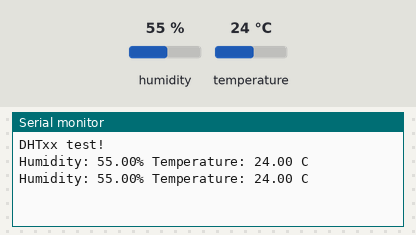
A sketch run on a simulated Arduino Uno, built with avr-gcc and run on an emulated ATmega328P. Parts: the last lines printed to the serial monitor. The inputs (shaded band) are chosen by the test bench; at power-on: humidity 55 %, temperature 24 °C.

Above: at 4.8 s.
4.9 s: humidity set to 22 %
At 7.5 s:
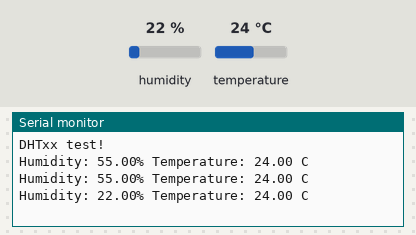
7.9 s: temperature set to 12 °C
At 8.7 s:
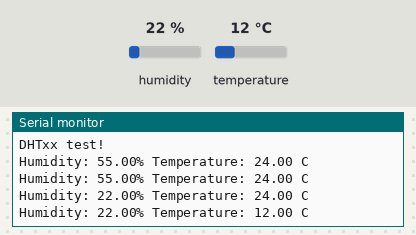
10.9 s: humidity set to 40 %
At 13.6 s:
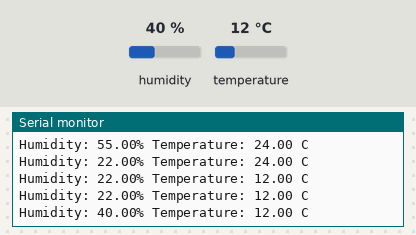
Timing chart, 0 to 15.1 s (numbered marks = the images above; inputs shaded):
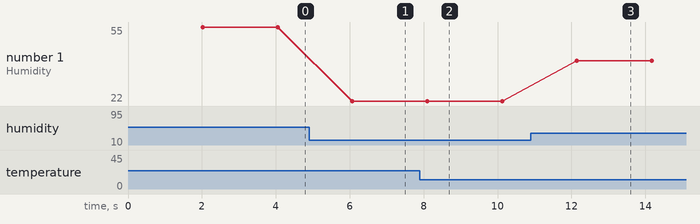

Measured:
- after the input at 4.9 s, the serial monitor: prints a new line after 1.2 s (image 1)
- after the input at 7.9 s, the serial monitor: prints a new line after 0.20 s (image 2)
- after the input at 10.9 s, the serial monitor: prints a new line after 1.2 s (image 3)
- plotted number 1: 55 → 22 after the input at 4.9 s, 22 → 40 after the input at 10.9 s

The sketch:

dht_sensor.ino
```cpp
#include "DHT.h"
#define DHTPIN 2
#define DHTTYPE DHT11 // DHT 11
// #define DHTTYPE DHT22 // DHT 22 (AM2302), AM2321
//#define DHTTYPE DHT21 // DHT 21 (AM2301)
DHT dht(DHTPIN, DHTTYPE);
void setup()
{
    Serial.begin(115200);
    Serial.println(F("DHTxx test!"));
    dht.begin();
}


void loop()
{
    delay(2000);
    float h = dht.readHumidity(); //อ่านค่า ความชื่นสัมพัธท์ในอากาศ
    float t = dht.readTemperature();//อ่านค่า อุณหภูมิ

    if (isnan(h) || isnan(t))
    {
        Serial.println(F("Failed to read from DHT sensor!"));
        return;
    }

    Serial.print(F("Humidity: "));
    Serial.print(h);
    Serial.print(F("% Temperature: "));
    Serial.print(t);
    Serial.println(F(" C "));
}
```
